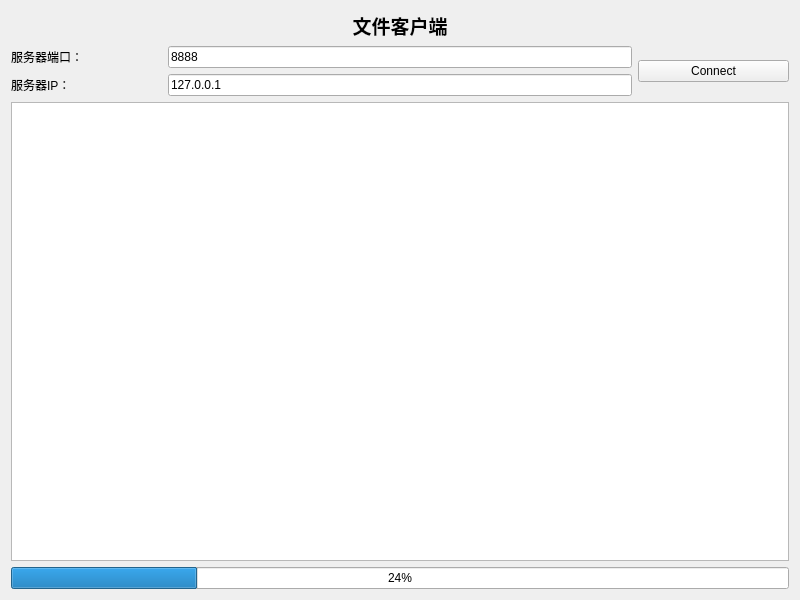
<?xml version="1.0" encoding="UTF-8"?>
<ui version="4.0">
 <class>fileclient</class>
 <widget class="QWidget" name="fileclient">
  <property name="geometry">
   <rect>
    <x>0</x>
    <y>0</y>
    <width>800</width>
    <height>600</height>
   </rect>
  </property>
  <property name="windowTitle">
   <string>Form</string>
  </property>
  <layout class="QGridLayout" name="gridLayout">
   <item row="0" column="0" colspan="2">
    <spacer name="horizontalSpacer">
     <property name="orientation">
      <enum>Qt::Horizontal</enum>
     </property>
     <property name="sizeHint" stdset="0">
      <size>
       <width>301</width>
       <height>20</height>
      </size>
     </property>
    </spacer>
   </item>
   <item row="0" column="2">
    <widget class="QLabel" name="titlelabel">
     <property name="font">
      <font>
       <family>楷体</family>
      </font>
     </property>
     <property name="text">
      <string>&lt;html&gt;&lt;head/&gt;&lt;body&gt;&lt;p align=&quot;center&quot;&gt;&lt;span style=&quot; font-size:14pt; font-weight:600;&quot;&gt;文件客户端&lt;/span&gt;&lt;/p&gt;&lt;/body&gt;&lt;/html&gt;</string>
     </property>
     <property name="alignment">
      <set>Qt::AlignCenter</set>
     </property>
    </widget>
   </item>
   <item row="0" column="3" colspan="2">
    <spacer name="horizontalSpacer_2">
     <property name="orientation">
      <enum>Qt::Horizontal</enum>
     </property>
     <property name="sizeHint" stdset="0">
      <size>
       <width>308</width>
       <height>20</height>
      </size>
     </property>
    </spacer>
   </item>
   <item row="1" column="0">
    <widget class="QLabel" name="port_label">
     <property name="text">
      <string>服务器端口：</string>
     </property>
    </widget>
   </item>
   <item row="1" column="1" colspan="3">
    <widget class="QLineEdit" name="port_lineEdit">
     <property name="text">
      <string>8888</string>
     </property>
    </widget>
   </item>
   <item row="1" column="4" rowspan="2">
    <widget class="QPushButton" name="connect_pushButton">
     <property name="text">
      <string>Connect</string>
     </property>
    </widget>
   </item>
   <item row="2" column="0">
    <widget class="QLabel" name="ip_label">
     <property name="text">
      <string>服务器IP：</string>
     </property>
    </widget>
   </item>
   <item row="2" column="1" colspan="3">
    <widget class="QLineEdit" name="ip_lineEdit">
     <property name="text">
      <string>127.0.0.1</string>
     </property>
    </widget>
   </item>
   <item row="3" column="0" colspan="5">
    <widget class="QTextEdit" name="textEdit"/>
   </item>
   <item row="4" column="0" colspan="5">
    <widget class="QProgressBar" name="progressBar">
     <property name="value">
      <number>24</number>
     </property>
    </widget>
   </item>
  </layout>
 </widget>
 <resources/>
 <connections/>
</ui>
